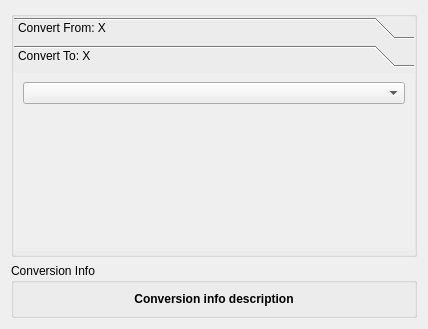
<?xml version="1.0" encoding="UTF-8"?>
<ui version="4.0">
 <class>convert_crossword_type</class>
 <widget class="QWidget" name="convert_crossword_type">
  <property name="geometry">
   <rect>
    <x>0</x>
    <y>0</y>
    <width>428</width>
    <height>329</height>
   </rect>
  </property>
  <property name="minimumSize">
   <size>
    <width>428</width>
    <height>329</height>
   </size>
  </property>
  <property name="windowTitle">
   <string>Convert To Crossword Type</string>
  </property>
  <layout class="QVBoxLayout" name="verticalLayout">
   <item>
    <widget class="QGroupBox" name="groupBox">
     <property name="title">
      <string/>
     </property>
     <layout class="QVBoxLayout" name="verticalLayout_5">
      <property name="leftMargin">
       <number>0</number>
      </property>
      <property name="topMargin">
       <number>0</number>
      </property>
      <property name="rightMargin">
       <number>0</number>
      </property>
      <property name="bottomMargin">
       <number>4</number>
      </property>
      <item>
       <widget class="QToolBox" name="toolBox">
        <property name="frameShape">
         <enum>QFrame::NoFrame</enum>
        </property>
        <property name="frameShadow">
         <enum>QFrame::Plain</enum>
        </property>
        <property name="currentIndex">
         <number>1</number>
        </property>
        <widget class="QWidget" name="pageConvertFrom">
         <property name="geometry">
          <rect>
           <x>0</x>
           <y>0</y>
           <width>406</width>
           <height>185</height>
          </rect>
         </property>
         <attribute name="label">
          <string notr="true">Convert From: X</string>
         </attribute>
         <layout class="QVBoxLayout" name="verticalLayout_4">
          <item>
           <widget class="CrosswordTypeWidget" name="typeInfoFromWidget" native="true"/>
          </item>
         </layout>
        </widget>
        <widget class="QWidget" name="pageConvertTo">
         <property name="geometry">
          <rect>
           <x>0</x>
           <y>0</y>
           <width>406</width>
           <height>185</height>
          </rect>
         </property>
         <attribute name="label">
          <string notr="true">Convert To: X</string>
         </attribute>
         <layout class="QVBoxLayout" name="verticalLayout_3">
          <item>
           <widget class="KComboBox" name="crosswordType">
            <property name="iconSize">
             <size>
              <width>48</width>
              <height>48</height>
             </size>
            </property>
            <property name="duplicatesEnabled">
             <bool>true</bool>
            </property>
           </widget>
          </item>
          <item>
           <widget class="CrosswordTypeWidget" name="typeInfoToWidget" native="true"/>
          </item>
         </layout>
        </widget>
       </widget>
      </item>
     </layout>
    </widget>
   </item>
   <item>
    <widget class="QGroupBox" name="grpConversionInfo">
     <property name="title">
      <string>Conversion Info</string>
     </property>
     <layout class="QVBoxLayout" name="verticalLayout_2">
      <item>
       <widget class="QLabel" name="conversionInfo">
        <property name="sizePolicy">
         <sizepolicy hsizetype="Preferred" vsizetype="Fixed">
          <horstretch>0</horstretch>
          <verstretch>0</verstretch>
         </sizepolicy>
        </property>
        <property name="font">
         <font>
          <weight>75</weight>
          <bold>true</bold>
         </font>
        </property>
        <property name="text">
         <string notr="true">Conversion info description</string>
        </property>
        <property name="alignment">
         <set>Qt::AlignCenter</set>
        </property>
        <property name="wordWrap">
         <bool>true</bool>
        </property>
       </widget>
      </item>
     </layout>
    </widget>
   </item>
  </layout>
 </widget>
 <customwidgets>
  <customwidget>
   <class>KComboBox</class>
   <extends>QComboBox</extends>
   <header>kcombobox.h</header>
  </customwidget>
  <customwidget>
   <class>CrosswordTypeWidget</class>
   <extends>QWidget</extends>
   <header>dialogs/crosswordtypewidget.h</header>
   <container>1</container>
  </customwidget>
 </customwidgets>
 <tabstops>
  <tabstop>crosswordType</tabstop>
 </tabstops>
 <resources/>
 <connections/>
</ui>
